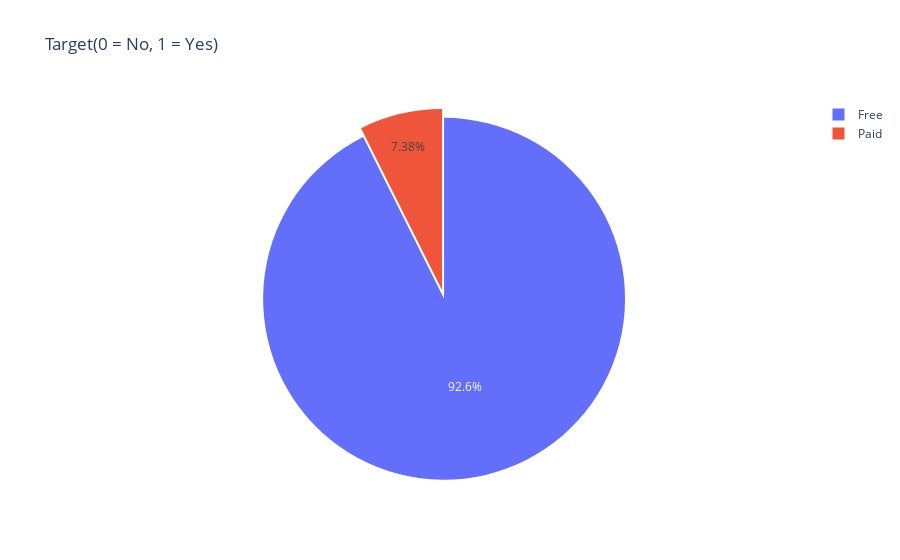

The code cell stored with this chart in its notebook:
### Markdown cell above
Data Vuzualization

### Code cell
import plotly
import plotly.graph_objs as go
from plotly.offline import init_notebook_mode, iplot
init_notebook_mode(connected=True)
col = "Type"
grouped = df[col].value_counts().reset_index()
grouped = grouped.rename(columns = {col : "count", "index" : col})

## plot
trace = go.Pie(labels=grouped[col], values=grouped['count'], pull=[0.05, 0])
layout = {'title': 'Target(0 = No, 1 = Yes)'}
fig = go.Figure(data = [trace], layout = layout)
iplot(fig)

### Figure 1 — Plotly figure (JSON) as saved in the notebook; plotly's stock layout.template omitted (floating-point values rounded to 4 significant figures)
{"data": [{"labels": ["Free", "Paid"], "pull": [0.05, 0], "type": "pie", "values": [10040, 800]}], "layout": {"title": {"text": "Target(0 = No, 1 = Yes)"}}}
